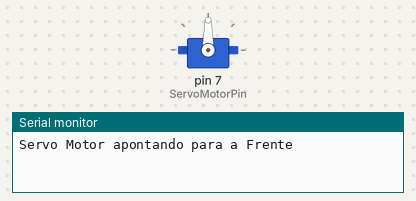
A sketch run on a simulated Arduino Nano, built with avr-gcc and run on an emulated ATmega328P. Shown: servo, the last lines printed to the serial monitor.

Above: at 0.05 s.
At 9.95 s:
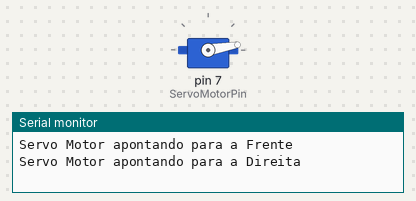
At 19.95 s:
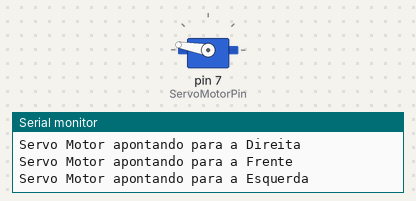
Timing chart, 0 to 26.0 s (numbered marks = the images above):
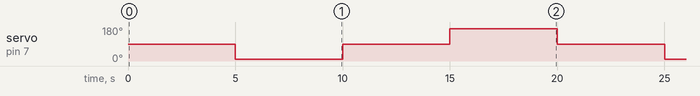

Measured:
- by itself, servo on pin 7 (ServoMotorPin): repeats every 20.0 s: 90° 5.0 s, 170° 5.0 s, 90° 5.0 s, 10° 5.0 s

The sketch:

Teste_Servo_Motor.ino
```cpp
/* Criado por Ronilson Santos em 17/07/2014
* Testes realizados com sucesso.
*/

/*
                      +-----+
         +------------| USB |------------+
         |            +-----+            |
    B5   | [ ]D13/SCK        MISO/D12[ ] |   B4
         | [ ]3.3V           MOSI/D11[ ]~|   B3
         | [ ]V.ref     ___    SS/D10[ ]~|   B2
    C0   | [ ]A0       / N \       D9[ ]~|   B1
    C1   | [ ]A1      /  A  \      D8[ ] |   B0
    C2   | [ ]A2      \  N  /      D7[S] |   D7
    C3   | [ ]A3       \_0_/       D6[ ]~|   D6
    C4   | [ ]A4/SDA               D5[ ]~|   D5
    C5   | [ ]A5/SCL               D4[ ] |   D4
         | [ ]A6              INT1/D3[ ]~|   D3
         | [ ]A7              INT0/D2[ ] |   D2
         | [ ]5V                  GND[ ] |
    C6   | [ ]RST                 RST[ ] |   C6
         | [ ]GND   5V MOSI GND   TX1[ ] |   D0
         | [ ]Vin   [ ] [ ] [ ]   RX1[ ] |   D1
         |          [ ] [ ] [ ]          |
         |          MISO SCK RST         |
         | NANO-V3                       |
         +-------------------------------+

         http://busyducks.com/ascii-art-arduinos
*/

#include <Servo.h>  //Inclui a bibioteca utilizada pelo servo motor.

const int ServoMotorPin  = 7; //[S] Setando o servo motor da porta 7

Servo MeuServoMotor; //Criando um objeto da classe Servo

void setup()
{
  Serial.begin(9600); //Inicia a comunicação com a Porta Serial
  MeuServoMotor.attach(ServoMotorPin); //Associando o pino ao objeto da classe Servo
}

void loop()
{
  ServoMotorFrente();
  delay(5000);
  ServoMotorDireita();
  delay(5000);
  ServoMotorFrente();
  delay(5000);
  ServoMotorEsquerda();
  delay(5000);
}

void ServoMotorFrente() //Volta o Servo Motor para frente
{
  MeuServoMotor.write(90); //Servo voltado para a frente
  Serial.println("Servo Motor apontando para a Frente");
}

void ServoMotorDireita() //Volta o Servo Motor para Direita
{
  MeuServoMotor.write(10); //Servo voltado para a Direita
  Serial.println("Servo Motor apontando para a Direita");
}

void ServoMotorEsquerda() //Volta o Servo Motor para Esquerda
{
  MeuServoMotor.write(170); //Servo voltado para a Esquerda
  Serial.println("Servo Motor apontando para a Esquerda");
}
```
